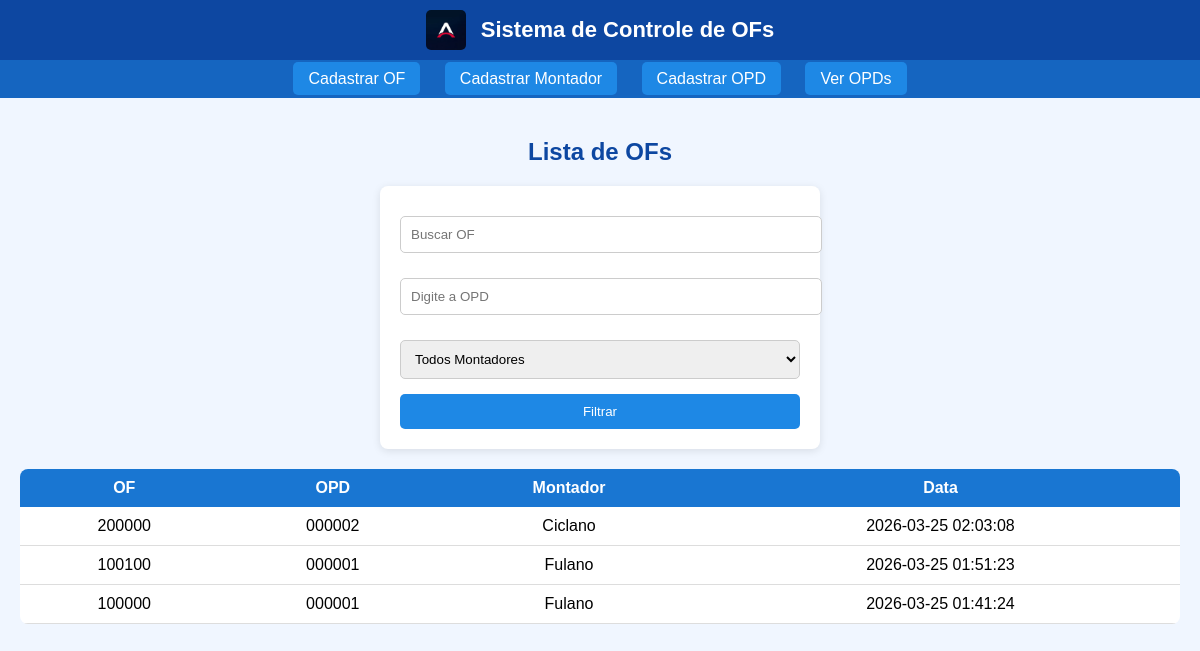
The page / on the database its author committed.
### tables this page shows
CREATE TABLE `of` (
  `id` int NOT NULL,
  `numero_of` varchar(50) DEFAULT NULL,
  `opd_id` int DEFAULT NULL,
  `data_registro` timestamp NULL DEFAULT CURRENT_TIMESTAMP
);

CREATE TABLE `opd` (
  `id` int NOT NULL,
  `nome` varchar(100) NOT NULL,
  `montador_nome` varchar(100) DEFAULT NULL
);

### index.php (the view, shortened to what this page needs)
<?php include 'conexao.php'; ?>
<!DOCTYPE html>
<html lang="pt-br">
<head>
    <link rel="stylesheet" href="style.css">
</head>
<body>
    <div class="header">
        <div class="header-content">
            <img src="img/logo.jpg" class="logo-img">
            <span class="titulo">Sistema de Controle de OFs</span>
        </div>
    </div>
    <div class="menu">
        <a href="of.php">Cadastrar OF</a>
        <a href="montador.php">Cadastrar Montador</a>
        <a href="opd.php">Cadastrar OPD</a>
        <a href="opds.php">Ver OPDs</a>
    </div>
    <div class="container">
        <h2>Lista de OFs</h2>
        <form method="GET" style="margin-bottom:20px;">
            <input type="text" name="numero_of" placeholder="Buscar OF">
            <input type="text" name="opd_nome" placeholder="Digite a OPD">
            <select name="montador_nome">
                <option value="">Todos Montadores</option>
            </select>
            <button type="submit">Filtrar</button>
        </form>
        <table>
            <tr>
                <th>OF</th>
                <th>OPD</th>
                <th>Montador</th>
                <th>Data</th>
            </tr>
            <?php
            $whereSql = "";
            $sql = "
SELECT
    `of`.numero_of,
    opd.nome AS opd,
    opd.montador_nome AS montador,
    `of`.data_registro
FROM `of`
JOIN opd ON `of`.opd_id = opd.id
$whereSql
ORDER BY `of`.data_registro DESC
";
            $result = $conn->query($sql);
            if ($result && $result->num_rows > 0) {
                while ($row = $result->fetch_assoc()) {
                    echo "<tr>
                <td>{$row['numero_of']}</td>
                <td>{$row['opd']}</td>
                <td>{$row['montador']}</td>
                <td>{$row['data_registro']}</td>
              </tr>";
                }
            } else {
                echo "<tr><td colspan='4'>Nenhuma OF encontrada</td></tr>";
            }
            ?>
        </table>
    </div>
</body>
</html>

### style.css (style rules this page uses)
body { margin: 0; font-family: Arial, sans-serif; background-color: #f0f6ff; }
.header { background: #0d47a1; padding: 10px 20px; }
.header-content { display: flex; align-items: center; justify-content: center; gap: 15px; }
.logo-img { height: 40px; width: auto; border-radius: 5px; }
.titulo { color: white; font-size: 22px; font-weight: bold; }
.menu { background: #1565c0; padding: 10px; text-align: center; }
.menu a { color: white; text-decoration: none; margin: 0 10px; padding: 8px 15px; background: #1e88e5; border-radius: 5px; transition: 0.3s; }
.container { padding: 20px; display: flex; flex-direction: column; align-items: center; }
h1, h2 { color: #0d47a1; }
h2 { text-align: center; }
form { background: white; padding: 20px; border-radius: 8px; max-width: 400px; width: 100%; margin: 0 auto; box-shadow: 0px 2px 8px rgba(0, 0, 0, 0.1); }
input, select { width: 100%; padding: 10px; margin-top: 10px; margin-bottom: 15px; border: 1px solid #ccc; border-radius: 5px; }
button { background: #1e88e5; color: white; border: none; padding: 10px; border-radius: 5px; cursor: pointer; width: 100%; }
table { width: 100%; border-collapse: collapse; background: white; border-radius: 8px; overflow: hidden; }
th { background: #1976d2; color: white; padding: 10px; }
td { padding: 10px; text-align: center; border-bottom: 1px solid #ddd; }

### rows shown on the page
of: numero_of "200000", opd.nome "000002", opd.montador_nome "Ciclano", data_registro "2026-03-25 02:03:08"
of: numero_of "100100", opd.nome "000001", opd.montador_nome "Fulano", data_registro "2026-03-25 01:51:23"
of: numero_of "100000", opd.nome "000001", opd.montador_nome "Fulano", data_registro "2026-03-25 01:41:24"
